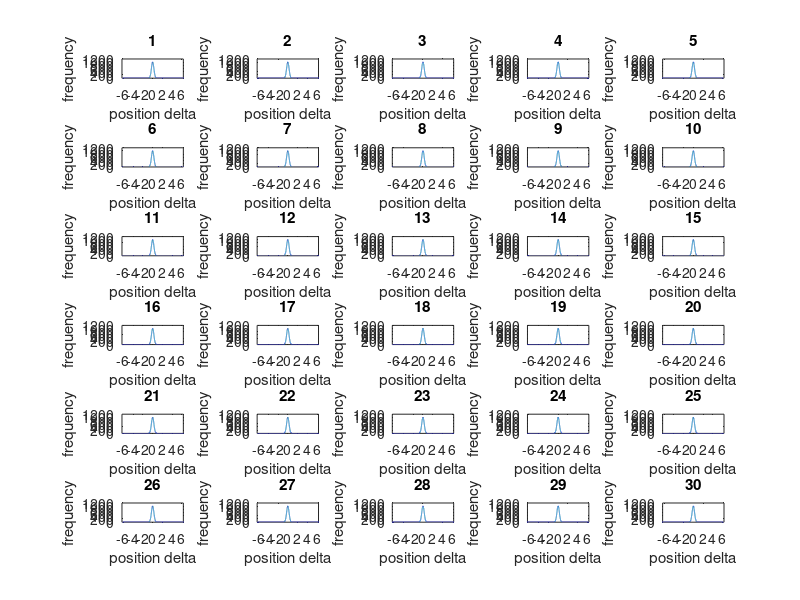

This figure's MATLAB source: (Note: this script raises an error after producing the figure.)
%data = csvread('/home/toby/Desktop/drc-logs/vrc_task_3_complete_historicfirstrun_11thJune_1053PM-joint-pos-diffs.csv');
%data = csvread('/home/toby/Desktop/drc-logs/single_committed_manip_map_message-joint-pos-diffs.csv');

x = -2*3.15:0.01:2*3.15;
x_full = -2*3.142:0.001:2*3.142;

n_joints=30

n_all = NaN(n_joints+1, length(x_full));
n_all(1,:) = x_full;


a=1000;
c=0.25;
outside=10;

for j = 1:n_joints
    subplot(6,5,j);
    n_all(j+1,:) = round(outside+ a*exp(-x_full.^2/(2*c^2)));
    plot(n_all(1,:), n_all(j+1,:))
    
    xlim([-2*3.142 2*3.142])
    title(num2str(j), 'Interpreter', 'none');
    xlabel('position delta');
    ylabel('frequency');
end

csvwrite('/home/toby/drc/software/network/src/drc_network_shaper/2015_joint_pos_plan_frequencies.csv', n_all);
